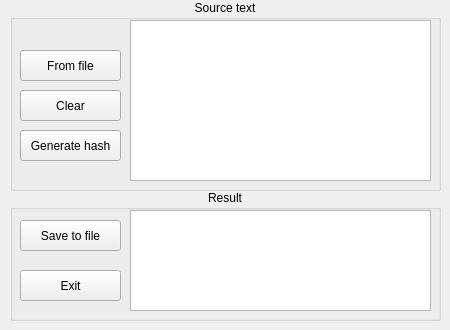
<?xml version="1.0" encoding="UTF-8"?>
<ui version="4.0">
 <class>SecForm</class>
 <widget class="QWidget" name="SecForm">
  <property name="geometry">
   <rect>
    <x>0</x>
    <y>0</y>
    <width>450</width>
    <height>330</height>
   </rect>
  </property>
  <property name="windowTitle">
   <string>SHA-256</string>
  </property>
  <property name="styleSheet">
   <string notr="true"/>
  </property>
  <widget class="QGroupBox" name="result">
   <property name="geometry">
    <rect>
     <x>10</x>
     <y>190</y>
     <width>431</width>
     <height>131</height>
    </rect>
   </property>
   <property name="title">
    <string>Result</string>
   </property>
   <property name="alignment">
    <set>Qt::AlignHCenter|Qt::AlignTop</set>
   </property>
   <property name="flat">
    <bool>false</bool>
   </property>
   <widget class="QPlainTextEdit" name="text_result">
    <property name="geometry">
     <rect>
      <x>120</x>
      <y>20</y>
      <width>301</width>
      <height>101</height>
     </rect>
    </property>
    <property name="styleSheet">
     <string notr="true"/>
    </property>
    <property name="readOnly">
     <bool>true</bool>
    </property>
   </widget>
   <widget class="QPushButton" name="b_savetofile">
    <property name="geometry">
     <rect>
      <x>10</x>
      <y>30</y>
      <width>101</width>
      <height>31</height>
     </rect>
    </property>
    <property name="styleSheet">
     <string notr="true"/>
    </property>
    <property name="text">
     <string>Save to file</string>
    </property>
   </widget>
   <widget class="QPushButton" name="b_exit">
    <property name="geometry">
     <rect>
      <x>10</x>
      <y>80</y>
      <width>101</width>
      <height>31</height>
     </rect>
    </property>
    <property name="styleSheet">
     <string notr="true"/>
    </property>
    <property name="text">
     <string>Exit</string>
    </property>
   </widget>
  </widget>
  <widget class="QGroupBox" name="source_text">
   <property name="geometry">
    <rect>
     <x>10</x>
     <y>0</y>
     <width>431</width>
     <height>191</height>
    </rect>
   </property>
   <property name="title">
    <string>Source text</string>
   </property>
   <property name="alignment">
    <set>Qt::AlignHCenter|Qt::AlignTop</set>
   </property>
   <widget class="QPlainTextEdit" name="text_source">
    <property name="geometry">
     <rect>
      <x>120</x>
      <y>20</y>
      <width>301</width>
      <height>161</height>
     </rect>
    </property>
    <property name="styleSheet">
     <string notr="true">border-color: black;</string>
    </property>
   </widget>
   <widget class="QPushButton" name="b_generate">
    <property name="geometry">
     <rect>
      <x>10</x>
      <y>130</y>
      <width>101</width>
      <height>31</height>
     </rect>
    </property>
    <property name="styleSheet">
     <string notr="true"/>
    </property>
    <property name="text">
     <string>Generate hash</string>
    </property>
   </widget>
   <widget class="QPushButton" name="b_fromfile">
    <property name="geometry">
     <rect>
      <x>10</x>
      <y>50</y>
      <width>101</width>
      <height>31</height>
     </rect>
    </property>
    <property name="styleSheet">
     <string notr="true"/>
    </property>
    <property name="text">
     <string>From file</string>
    </property>
   </widget>
   <widget class="QPushButton" name="b_clear">
    <property name="geometry">
     <rect>
      <x>10</x>
      <y>90</y>
      <width>101</width>
      <height>31</height>
     </rect>
    </property>
    <property name="styleSheet">
     <string notr="true"/>
    </property>
    <property name="text">
     <string>Clear</string>
    </property>
   </widget>
  </widget>
 </widget>
 <resources/>
 <connections/>
</ui>
